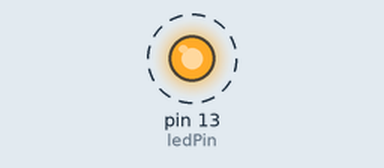
The sketch below on a simulated Arduino Mega 2560, built with avr-gcc and run on an emulated ATmega2560. Shown: output pins drawn as LEDs (lit = HIGH). Dashed ring = blinking.

Above: at 0.5 s.
Timing chart, 0 to 4.6 s (numbered marks = the images above):
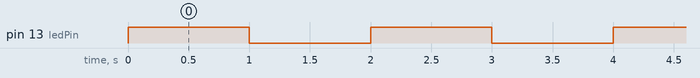

The sketch:

timer1_1hz_digitalwrite.ino
```cpp
// (licence header left out)
#define ledPin 13

void setupTimer1() {
  noInterrupts();
  // Clear registers
  TCCR1A = 0;
  TCCR1B = 0;
  TCNT1 = 0;

  // 1 Hz (16000000/((15624+1)*1024))
  OCR1A = 15624;
  // CTC
  TCCR1B |= (1 << WGM12);
  // Prescaler 1024
  TCCR1B |= (1 << CS12) | (1 << CS10);
  // Output Compare Match A Interrupt Enable
  TIMSK1 |= (1 << OCIE1A);
  interrupts();
}

void setup() {
  pinMode(ledPin, OUTPUT);
  setupTimer1();
}

void loop() {
}

ISR(TIMER1_COMPA_vect) {
  digitalWrite(ledPin, digitalRead(ledPin) ^ 1);
}
```

Measured:
- by itself, pin 13 (ledPin): alternates HIGH for 1.0 s and LOW for 1.0 s
